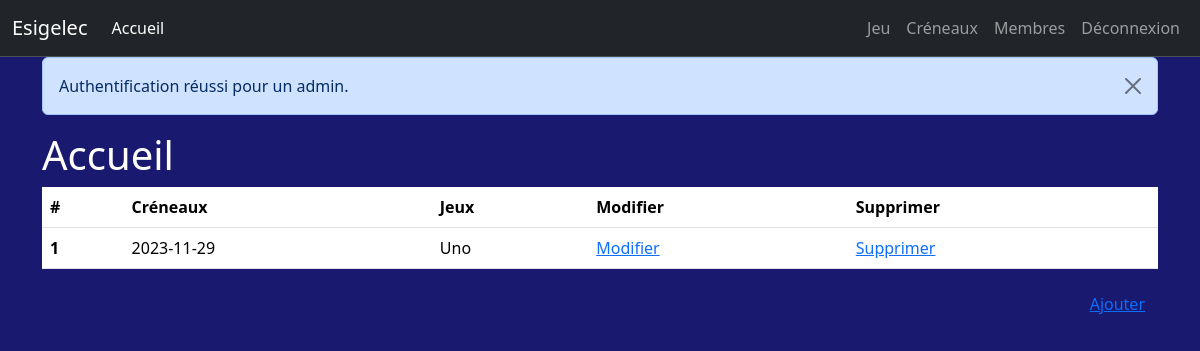
The app's page /creneauAdmin.php (signed in), older data.
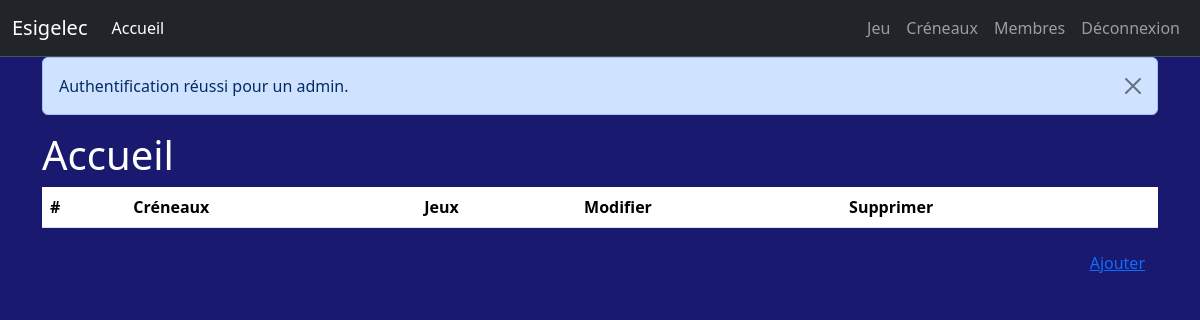
The same page, newer data.
### tables this page shows
CREATE TABLE `creneau` (
  `idCreneau` int(11) NOT NULL,
  `date` date DEFAULT NULL,
  `idJeux` int(11) NOT NULL
);

CREATE TABLE `jeux` (
  `idJeux` int(11) NOT NULL,
  `nom` varchar(100) NOT NULL,
  `description` varchar(255) NOT NULL,
  `categorie` varchar(50) NOT NULL,
  `regle` varchar(255) NOT NULL,
  `image` varchar(255) NOT NULL
);

### creneauAdmin.php (the view, shortened to what this page needs)
<?php
    include 'header.inc.php';
    include 'menuAdmin.inc.php';
?>
<div class="container">
    <?php
         if(isset($_SESSION['message'])) {
            echo '<div class="alert alert-primary alert-dismissible fade show" role="alert">';
            echo $_SESSION['message'];
            echo '<button type="button" class="btn-close" data-bs-dismiss="alert" aria-label="Close"></button>';
            echo '</div>';
            }
    ?>
    <h1>Accueil</h1>
    <table class="table">
        <thead>
            <tr>
                <th scope="col">#</th>
                <th scope="col">Créneaux</th>
                <th scope="col">Jeux</th>
                <th scope="col">Modifier</th>
                <th scope="col">Supprimer</th>
            </tr>
        </thead>
        <tbody>
            <?php
                $i = 1;
                include("connpdo.php");
                $req="SELECT date,nom FROM creneau NATURAL JOIN jeux ";
                $stmt=$pdo->prepare($req);
                $stmt->execute();
                while ($creneaux = $stmt->fetch() ) {
                    echo '<tr>';
                    echo '<th scope="row">' . $i . '</th>';
                    echo '<td>' . $creneaux['date'] . '</td>';
                    echo '<td>' . $creneaux['nom'] . '</td>';
                    echo '<td><a href="tt_UpdateCreneau.php">Modifier</a></td>';
                    echo '<td><a href="tt_SuppressionCreneau.php" >Supprimer</a></td>';
                    echo '</tr>';
                    $i++;
                }
            ?>
        </tbody>
    </table>
     <button type="button" class="btn btn-outline" style="float:right">
        <a  href="addCreneau.php">Ajouter</a>
    </button>
</div>

Row changes from the older to the newer data that the page shows:
removed creneau: date "2023-11-29", idJeux.nom "Uno"
